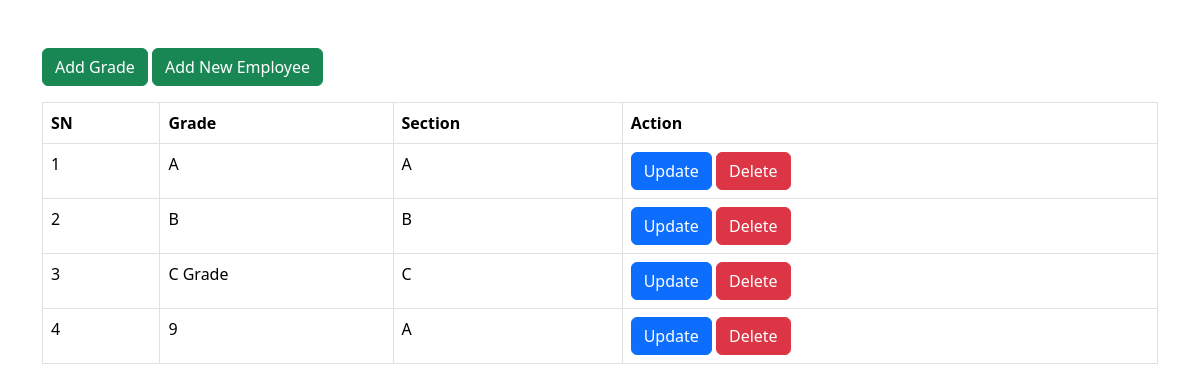
The app's page /teacher/grade/ (signed in) with its own data.
### teacher/models.py (models this page shows, shortened)
class Grade(models.Model):
    name = models.CharField(max_length=20,help_text="enter grade name", verbose_name="Grade Name")
    section = models.CharField(max_length=5,default="A")
    created_at = models.DateTimeField(auto_now_add=True)
    updated_at = models.DateTimeField(auto_now=True)
    class Meta:
        db_table = "grade"
        unique_together = ['name','section']

### teacher/views.py (the view)
# urls.py: path('grade/', grade_list, name='grade'),
@login_required()
def grade_list(request):
    grades = Grade.objects.all()
    context = {
        'grades': grades
    }
    return render(request, 'grade/index.html',context)

### teacher/templates/grade/index.html (shortened to what this page needs)
<!DOCTYPE html>
<html>
<head>
    <link href="https://cdn.jsdelivr.net/npm/bootstrap@5.3.3/dist/css/bootstrap.min.css" rel="stylesheet">
</head>
<body>
<div class="container mt-5">
    <a href="{% url 'gcreate' %}" class="btn btn-success mb-3">
        Add Grade
    </a>
    <a href="{% url 'tcreate' %}" class="btn btn-success mb-3">
        Add New Employee
    </a>
    <table class="table table-bordered">
        <thead>
            <tr>
                <th>SN</th>
                <th>Grade</th>
                <th>Section</th>
                <th>Action</th>
            </tr>
        </thead>
        <tbody>
            {% for g in grades %}
            <tr>
                <td>{{ forloop.counter }}</td>
                <td>{{ g.name }}</td>
                <td>{{ g.section }}</td>
                <td>
                    <a href="{% url 'gupdate' g.id %}" class="btn btn-primary">
                        Update
                    </a>
                    <a href="{% url 'gdelete' g.id %}" class="btn btn-danger">
                        Delete
                    </a>
                </td>
            </tr>
            {% endfor %}
        </tbody>
    </table>
</div>
</body>
</html>

### records on screen
Grade: name "A", section "A"
Grade: name "B", section "B"
Grade: name "C Grade", section "C"
Grade: name "9", section "A"
